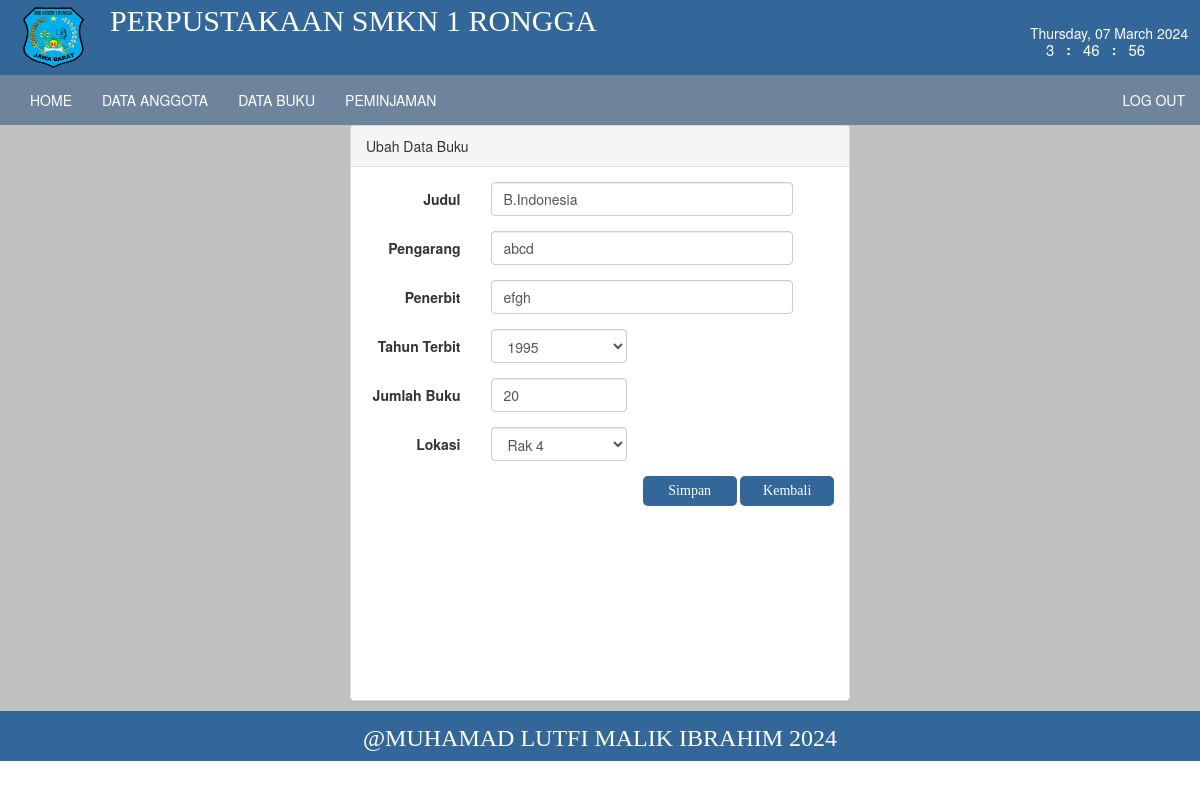
/perpus/index.php?page=ubahbuku&id=14 (signed in), run on the app's committed database.
### tables this page shows
CREATE TABLE `buku` (
  `id` int(9) NOT NULL,
  `judul` varchar(255) NOT NULL,
  `pengarang` varchar(100) NOT NULL,
  `penerbit` varchar(150) NOT NULL,
  `thnterbit` varchar(25) NOT NULL,
  `jumlah` int(3) NOT NULL,
  `lokasi` enum('rak 1','rak 2','rak 3','rak 4','rak 5','rak 6') NOT NULL,
  `tglinput` timestamp NOT NULL DEFAULT current_timestamp() ON UPDATE current_timestamp()
);

### perpus/buku/ubahbuku.php (the view, shortened to what this page needs)
<head>
<!DOCTYPE html>
<html lang="en">
<link href="css/bootstrap.min.css" rel="stylesheet">
<link rel="stylesheet" type="text/css" href="css/tampil.css">
<link rel="stylesheet" type="text/css" href="css/btn.css">
</head>
<body>
<?php
include "koneksi.php";
    $id = $_GET['id'];
    $simpan=$konek -> query ("select * from buku where id='$id'");
    $tampil = $simpan -> fetch_array();
    $tahun2 = $tampil['thnterbit'];
    $lokasi = $tampil['lokasi'];
?>
<div class="panel panel-default" style="height: 72%; margin-left: 350px; margin-right: 350px; margin-bottom: 10px;">
<div class="panel-heading">
Ubah Data Buku
</div>
<div class="panel-body">
<form method="POST"  class="form-horizontal" >
<div class="form-group">
    <label for="nama" class="col-sm-3 control-label">Judul</label>
    <div class="col-sm-8">
      <input type="text" class="form-control" name="judul" value="<?php echo $tampil['judul']?>">
    </div>
</div>
<div class="form-group">
    <label for="nama" class="col-sm-3 control-label">Pengarang</label>
    <div class="col-sm-8">
      <input type="text" class="form-control" name="pengarang" value="<?php echo $tampil['pengarang']?>">
    </div>
</div>
<div class="form-group">
    <label for="nama" class="col-sm-3 control-label">Penerbit</label>
    <div class="col-sm-8">
    <input type="text" class="form-control" name="penerbit" value="<?php echo $tampil['penerbit']?>"required="">
    </div>
</div>
<div class="form-group">
    <label for="nama" class="col-sm-3 control-label">Tahun Terbit</label>
    <div class="col-sm-4">
    <select class="form-control" name="thnterbit">
    <?php
        $tahun = date("Y");
            for ($i=$tahun-29; $i <= $tahun ; $i++) {
                if ($i==$tahun2){
                     echo'<option value="'.$i.'" selected>'.$i.'</option>';
                }else{
                    echo'<option value="'.$i.'">'.$i.'</option>';
                }
             }
    ?>
    </select>
    </div>
</div>
<div class="form-group">
    <label for="nama" class="col-sm-3 control-label">Jumlah Buku</label>
    <div class="col-sm-4">
    <input type="number" class="form-control" name="jumlah" value="<?php echo $tampil['jumlah']?>" >
    </div>
</div>
<div class="form-group">
    <label for="nama" class="col-sm-3 control-label">Lokasi</label>
    <div class="col-sm-4">
    <select class="form-control" name="lokasi" value="<?php echo $tampil['lokasi']?>">
        <option value="rak 4" <?php if ($lokasi=="rak 4"){echo "selected";} ?>>Rak 4</option>
    </select>
    </div>
</div>
<div>
<div align="right">
<input type="submit" name="simpan" value="Simpan" class="btnsimpan">
<input type="button" value="Kembali" class="btnsimpan" onclick="history.go(-1);">
</div>
</div>
</form>
</div>
  </body>
</html>

### perpus/css/style.css (style rules this page uses)
body { background-color:white ; }

### perpus/css/btn.css (style rules this page uses)
.btnsimpan { background: #336699; border-radius: 5px; padding: 5px; font-family: tahoma; text-decoration: none; width: 20%; color: #fff; left:67%; border: none; }

### data on the page
buku: judul "B.Indonesia", pengarang "abcd", penerbit "efgh", thnterbit "1995", jumlah "20", lokasi "Rak 4"
